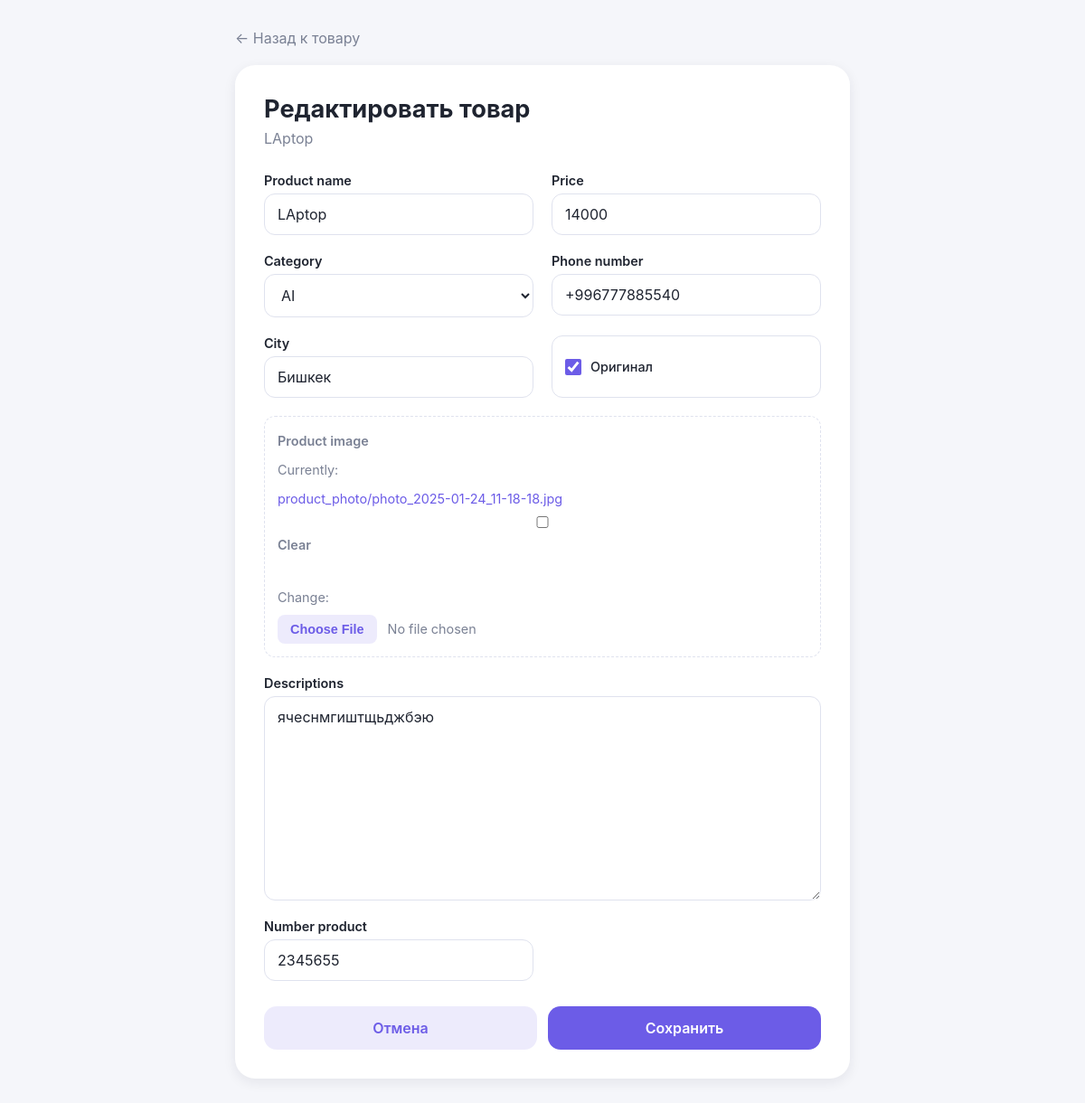
Page /product/1/update/ on the committed database.
### lalafo_app/models.py (models this page shows, shortened)
class Product(models.Model):
    product_name = models.CharField(max_length=100)
    price = models.PositiveSmallIntegerField()
    category = models.ForeignKey(Category, on_delete=models.CASCADE, null=True, blank=True)
    phone_number = PhoneNumberField()
    city = models.CharField(max_length=40)
    type = models.BooleanField(default=False)
    product_image = models.ImageField(upload_to='product_photo/', null=True, blank=True)
    descriptions = models.TextField(null=True, blank=True)
    number_product = models.PositiveIntegerField()
    created_date = models.DateField(auto_now_add=True)

### lalafo_app/views.py (the view, shortened to what this page needs)
# urls.py: path('product/<int:pk>/update/', ProductUpdateView.as_view(), name='product_update'),
class ProductUpdateView(UpdateView):
    queryset = Product.objects.all()
    template_name = 'product_update.html'
    form_class = ProductForm

### lalafo_app/forms.py
class ProductForm(ModelForm):
    class Meta:
        model = Product
        fields = ['product_name', 'price', 'category', 'phone_number', 'city', 'type',
                  'product_image', 'descriptions', 'number_product']

### lalafo_app/models.py (called while the page is built)
    def __str__(self):
        return self.category_name

### lalafo_app/templates/product_update.html (shortened to what this page needs)
<!DOCTYPE html>
<html lang="ru">
<head>
</head>
<body>
    <div class="container">
        <a href="{% url 'product_detail' object.pk %}" class="back">← Назад к товару</a>
        <div class="form-card">
            <h1 class="form-title">Редактировать товар</h1>
            <p class="form-subtitle">{{ object.product_name }}</p>
            <form method="post" enctype="multipart/form-data">
                <div class="fields">
                    {% for field in form %}
                    <div class="field{% if field.name == 'descriptions' %} full{% endif %}{% if field.name == 'product_image' %} full file{% endif %}{% if field.name == 'type' %} check{% endif %}">
                        {% if field.name == 'type' %}
                            {{ field }}
                            <label for="{{ field.id_for_label }}">Оригинал</label>
                        {% else %}
                            <label for="{{ field.id_for_label }}">{{ field.label }}</label>
                            {{ field }}
                        {% endif %}
                    </div>
                    {% endfor %}
                </div>
                <div class="actions">
                    <a href="{% url 'product_detail' object.pk %}" class="btn btn-ghost">Отмена</a>
                    <button type="submit" class="btn btn-primary">Сохранить</button>
                </div>
            </form>
        </div>
    </div>
</body>
</html>

### lalafo_app/templates/product_update.html (style rules this page uses)
:root { --bg: #f5f6fa; --card: #ffffff; --text: #1f2430; --muted: #7a8194; --accent: #6c5ce7; --accent-soft: rgba(108, 92, 231, .12); --border: #dfe2ee; --error: #e17055; --shadow: 0 4px 14px rgba(20, 20, 50, .08); }
* { box-sizing: border-box; margin: 0; padding: 0; }
body { font-family: -apple-system, "Segoe UI", Roboto, sans-serif; background: var(--bg); color: var(--text); min-height: 100vh; }
.container { max-width: 720px; margin: 0 auto; padding: 32px 20px 56px; }
.back { display: inline-block; color: var(--muted); text-decoration: none; margin-bottom: 20px; transition: color .2s ease; }
.form-card { background: var(--card); border-radius: 22px; padding: 32px; box-shadow: var(--shadow); }
.form-title { font-size: 1.7rem; font-weight: 700; margin-bottom: 6px; }
.form-subtitle { color: var(--muted); margin-bottom: 28px; }
.fields { display: grid; grid-template-columns: 1fr 1fr; gap: 20px; }
.field { display: flex; flex-direction: column; gap: 6px; }
.field.full { grid-column: 1 / -1; }
.field label { font-size: .9rem; font-weight: 600; }
.field input[type="text"], .field input[type="number"], .field input[type="tel"], .field select, .field textarea { width: 100%; padding: 12px 14px; border: 1.5px solid var(--border); border-radius: 12px; background: transparent; color: var(--text); font: inherit; transition: border-color .2s ease, box-shadow .2s ease; }
.field select option { color: #1f2430; }
.field textarea { min-height: 120px; resize: vertical; }
.field.file { padding: 14px; border: 1.5px dashed var(--border); border-radius: 12px; font-size: .9rem; color: var(--muted); line-height: 1.8; }
.field.file a { color: var(--accent); text-decoration: none; word-break: break-all; }
.field.file input[type="checkbox"] { accent-color: var(--accent); margin: 0 6px; }
.field.file input[type="file"] { font: inherit; color: var(--muted); }
.check { flex-direction: row; align-items: center; gap: 10px; padding: 12px 14px; border: 1.5px solid var(--border); border-radius: 12px; }
.check input { width: 18px; height: 18px; accent-color: var(--accent); }
.check label { font-weight: 500; }
.actions { display: flex; gap: 12px; margin-top: 28px; }
.btn { flex: 1; text-align: center; text-decoration: none; font: inherit; font-weight: 600; padding: 14px 20px; border-radius: 14px; border: none; cursor: pointer; transition: transform .2s ease, box-shadow .2s ease, background .2s ease; }
.btn-primary { background: var(--accent); color: #fff; }
.btn-ghost { background: var(--accent-soft); color: var(--accent); }

### rows in the picture
Product: product_name "LAptop", form "LAptop" "14000" "AI" "+996777885540" "Бишкек" "ячеснмгиштщьджбэю" "2345655", form "☑"

### other values in the picture
{{ field.label }} "Product name" "Price" "Category" "Phone number" "City" "Product image" "Descriptions" "Number product"
